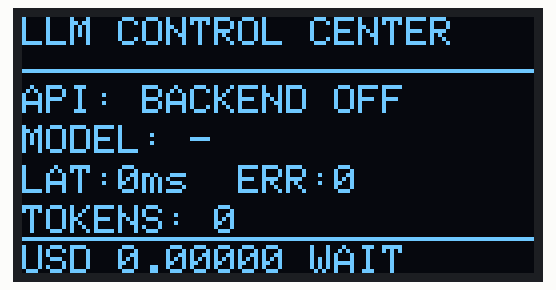
This sketch was run on a simulated ESP32. Shown: 128×64 one-colour display. WiFi joins after 1.5 s; servers stay silent unless stated; what the sketch prints to the serial monitor is not drawn.

Above: at 4.1 s.

The sketch:

llm_control_oled.ino
```cpp
// ESP32-WROOM-32 + OLED SSD1306 128x64 I2C
// SDA = GPIO21, SCL = GPIO22, VCC = 3V3, GND = GND
// Libraries: Adafruit SSD1306, Adafruit GFX, ArduinoJson
#include <WiFi.h>
#include <HTTPClient.h>
#include <Wire.h>
#include <Adafruit_GFX.h>
#include <Adafruit_SSD1306.h>
#include <ArduinoJson.h>

#include "secrets.h"
Adafruit_SSD1306 display(128,64,&Wire,-1);
unsigned long lastPoll=0,lastDraw=0,lastReconnect=0;
String state="INICIANDO", model="-";
int latency=0,errors=0,inputTokens=0,outputTokens=0;
float cost=0;
bool hasData=false;
void draw(){
 display.clearDisplay();display.setTextColor(SSD1306_WHITE);display.setTextSize(1);display.setTextWrap(false);
 display.setCursor(0,0);display.print("LLM CONTROL CENTER");display.drawLine(0,13,127,13,SSD1306_WHITE);
 display.setCursor(0,17);display.print("API: ");
 if(WiFi.status()==WL_CONNECTED) display.print(state);else display.print("WIFI OFFLINE");
 display.setCursor(0,27);display.print("MODEL: ");display.print(model.substring(0,13));
 display.setCursor(0,37);display.print("LAT:");display.print(latency);display.print("ms  ERR:");display.print(errors);
 display.setCursor(0,47);display.print("TOKENS: ");display.print(inputTokens+outputTokens);
 display.drawLine(0,55,127,55,SSD1306_WHITE);
 display.setCursor(0,57);display.print("USD ");display.print(cost,5);display.print(hasData?" LIVE":" WAIT");
 display.display();
}
void poll(){
 if(WiFi.status()!=WL_CONNECTED){hasData=false;return;}
 HTTPClient http;http.setTimeout(4000);
 // HTTP/1.0 evita respostas chunked ao ler o JSON diretamente do stream.
 http.useHTTP10(true);
 if(!http.begin(URL_METRICS)){state="BACKEND OFF";hasData=false;return;}
 int code=http.GET();
 if(code==HTTP_CODE_OK){
#if ARDUINOJSON_VERSION_MAJOR >= 7
  JsonDocument doc;
#else
  StaticJsonDocument<1024> doc;
#endif
  DeserializationError err=deserializeJson(doc,http.getStream());if(!err){
  state=doc["status"] | "SEM STATUS";model=doc["model"] | "-";
  latency=doc["latency"]|0;errors=doc["errors"]|0;inputTokens=doc["input"]|0;outputTokens=doc["output"]|0;cost=doc["cost"]|0.0f;hasData=true;
  }else {state="JSON INVALIDO";hasData=false;Serial.print("Erro JSON: ");Serial.println(err.c_str());}
 }else {state="BACKEND OFF";hasData=false;Serial.print("Erro HTTP: ");Serial.println(code);}
 http.end();
}
void setup(){Serial.begin(115200);Wire.begin(21,22);if(!display.begin(SSD1306_SWITCHCAPVCC,0x3C)){Serial.println("OLED nao encontrado");while(true)delay(1000);}
 WiFi.mode(WIFI_STA);WiFi.begin(WIFI_SSID,WIFI_PASSWORD);draw();}
void loop(){unsigned long now=millis();
 if(WiFi.status()!=WL_CONNECTED && now-lastReconnect>10000){lastReconnect=now;WiFi.reconnect();}
 if(lastPoll==0||now-lastPoll>=3000){lastPoll=now;poll();}
 if(now-lastDraw>=1000){lastDraw=now;draw();}
}
```

secrets.example.h
```cpp
#pragma once

// Copie para secrets.h e preencha os dados da sua rede.
const char* WIFI_SSID = "SEU_WIFI";
const char* WIFI_PASSWORD = "SUA_SENHA";
// Use o IP do computador que executa o backend.
const char* URL_METRICS = "http://192.168.0.10:3000/api/oled";
```
